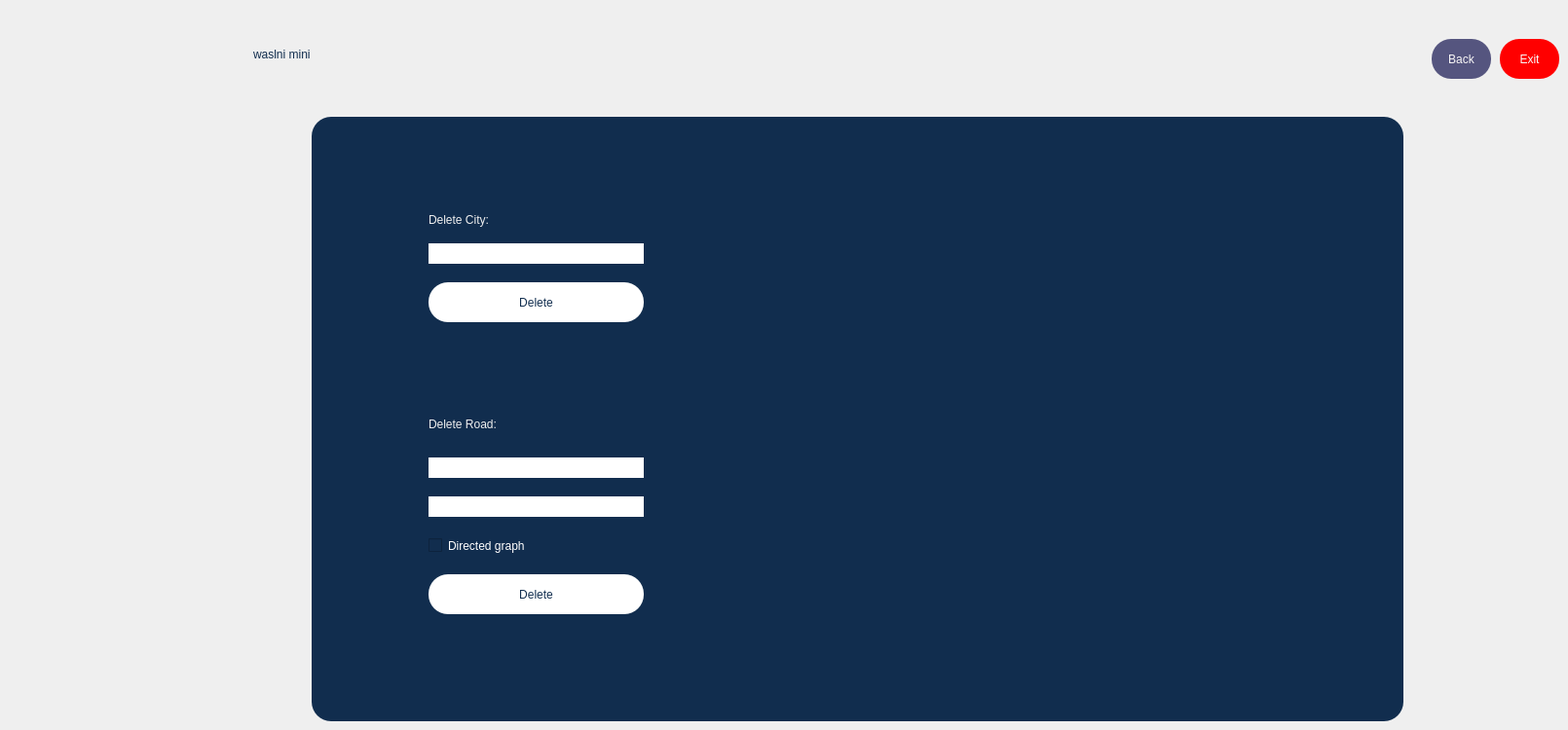
    <widget class="QWidget" name="page_13">
     <widget class="QPushButton" name="back4">
      <property name="geometry">
       <rect>
        <x>1470</x>
        <y>40</y>
        <width>61</width>
        <height>41</height>
       </rect>
      </property>
      <property name="sizePolicy">
       <sizepolicy hsizetype="Preferred" vsizetype="Preferred">
        <horstretch>0</horstretch>
        <verstretch>0</verstretch>
       </sizepolicy>
      </property>
      <property name="styleSheet">
       <string notr="true">
QPushButton{
background-color: rgb(85, 85, 127);
font: 800 9pt &quot;Rockwell Extra Bold&quot;;
color: rgb(249, 247, 247);
border-radius: 20px;
}
   
QPushButton:hover{
background-color:rgb(170, 170, 255);
}

QPushButton:pressed{
background-color:rgb(170, 0, 0);
}</string>
      </property>
      <property name="text">
       <string>Back</string>
      </property>
     </widget>
     <widget class="QPushButton" name="exit4">
      <property name="geometry">
       <rect>
        <x>1540</x>
        <y>40</y>
        <width>61</width>
        <height>41</height>
       </rect>
      </property>
      <property name="sizePolicy">
       <sizepolicy hsizetype="Preferred" vsizetype="Preferred">
        <horstretch>0</horstretch>
        <verstretch>0</verstretch>
       </sizepolicy>
      </property>
      <property name="styleSheet">
       <string notr="true">
QPushButton{
background-color: rgb(255, 0, 0);
font: 800 9pt &quot;Rockwell Extra Bold&quot;;
color: rgb(249, 247, 247);
border-radius: 20px;
}
   
QPushButton:hover{
background-color:rgb(170, 170, 255);
}

QPushButton:pressed{
background-color:rgb(170, 0, 0);
}</string>
      </property>
      <property name="text">
       <string>Exit</string>
      </property>
     </widget>
     <widget class="QGroupBox" name="groupBox_40">
      <property name="geometry">
       <rect>
        <x>320</x>
        <y>120</y>
        <width>1121</width>
        <height>621</height>
       </rect>
      </property>
      <property name="styleSheet">
       <string notr="true">background-color: rgb(17, 45, 78);
border-radius: 20px;
</string>
      </property>
      <property name="title">
       <string/>
      </property>
      <widget class="QGroupBox" name="groupBox_41">
       <property name="geometry">
        <rect>
         <x>100</x>
         <y>70</y>
         <width>271</width>
         <height>451</height>
        </rect>
       </property>
       <property name="title">
        <string/>
       </property>
       <widget class="QLabel" name="label_155">
        <property name="geometry">
         <rect>
          <x>20</x>
          <y>20</y>
          <width>201</width>
          <height>32</height>
         </rect>
        </property>
        <property name="styleSheet">
         <string notr="true">font: 800 16pt &quot;Rockwell Extra Bold&quot;;
color :rgba(239,239,239,255);
</string>
        </property>
        <property name="text">
         <string>Delete City:</string>
        </property>
       </widget>
       <widget class="QLabel" name="label_156">
        <property name="geometry">
         <rect>
          <x>20</x>
          <y>230</y>
          <width>204</width>
          <height>32</height>
         </rect>
        </property>
        <property name="styleSheet">
         <string notr="true">font: 800 16pt &quot;Rockwell Extra Bold&quot;;
color : rgba(239,239,239,255);
</string>
        </property>
        <property name="text">
         <string>Delete Road:</string>
        </property>
       </widget>
       <widget class="QPushButton" name="delete2">
        <property name="geometry">
         <rect>
          <x>20</x>
          <y>400</y>
          <width>221</width>
          <height>41</height>
         </rect>
        </property>
        <property name="styleSheet">
         <string notr="true">QPushButton{
background-color: rgb(255, 255, 255);
font: 800 16pt &quot;Rockwell Extra Bold&quot;;
color: rgb(17, 45, 78);
border-radius: 20px;
}
   
QPushButton:hover{
background-color:rgb(170, 170, 255);
}

QPushButton:pressed{
background-color:rgb(170, 0, 0);
}



</string>
        </property>
        <property name="text">
         <string>Delete</string>
        </property>
       </widget>
       <widget class="QLineEdit" name="delete_1_input">
        <property name="geometry">
         <rect>
          <x>20</x>
          <y>60</y>
          <width>221</width>
          <height>21</height>
         </rect>
        </property>
        <property name="styleSheet">
         <string notr="true">background-color: rgb(255, 255, 255);
border-radius: 20px;
</string>
        </property>
       </widget>
       <widget class="QLineEdit" name="delete_2_1_input">
        <property name="geometry">
         <rect>
          <x>20</x>
          <y>280</y>
          <width>221</width>
          <height>21</height>
         </rect>
        </property>
        <property name="styleSheet">
         <string notr="true">background-color: rgb(255, 255, 255);
border-radius: 20px;
</string>
        </property>
       </widget>
       <widget class="QLineEdit" name="delete_2_2_input">
        <property name="geometry">
         <rect>
          <x>20</x>
          <y>320</y>
          <width>221</width>
          <height>21</height>
         </rect>
        </property>
        <property name="styleSheet">
         <string notr="true">background-color: rgb(255, 255, 255);
border-radius: 20px;
</string>
        </property>
       </widget>
       <widget class="QGroupBox" name="groupBox_43">
        <property name="geometry">
         <rect>
          <x>390</x>
          <y>40</y>
          <width>120</width>
          <height>80</height>
         </rect>
        </property>
        <property name="title">
         <string>GroupBox</string>
        </property>
       </widget>
       <widget class="QPushButton" name="delete1">
        <property name="geometry">
         <rect>
          <x>20</x>
          <y>100</y>
          <width>221</width>
          <height>41</height>
         </rect>
        </property>
        <property name="styleSheet">
         <string notr="true">QPushButton{
background-color: rgb(255, 255, 255);
font: 800 16pt &quot;Rockwell Extra Bold&quot;;
color: rgb(17, 45, 78);
border-radius: 20px;
}
   
QPushButton:hover{
background-color:rgb(170, 170, 255);
}

QPushButton:pressed{
background-color:rgb(170, 0, 0);
}



</string>
        </property>
        <property name="text">
         <string>Delete</string>
        </property>
       </widget>
       <widget class="QCheckBox" name="checkBoxdel">
        <property name="geometry">
         <rect>
          <x>20</x>
          <y>350</y>
          <width>351</width>
          <height>41</height>
         </rect>
        </property>
        <property name="styleSheet">
         <string notr="true">font: 800 10pt &quot;Rockwell Extra Bold&quot;;
color:  rgb(255, 255, 255);
border-radius: 10px;</string>
        </property>
        <property name="text">
         <string>Directed graph</string>
        </property>
       </widget>
      </widget>
      <widget class="QLabel" name="label_57">
       <property name="geometry">
        <rect>
         <x>430</x>
         <y>-80</y>
         <width>671</width>
         <height>681</height>
        </rect>
       </property>
       <property name="styleSheet">
        <string notr="true">border-radius: 25px;
</string>
       </property>
       <property name="text">
        <string/>
       </property>
       <property name="pixmap">
        <pixmap resource="recourses.qrc">:/2f166fffde3a3d8579799cb04d9c567a_thumbnail.png</pixmap>
       </property>
       <property name="scaledContents">
        <bool>true</bool>
       </property>
      </widget>
     </widget>
     <widget class="QLabel" name="label_174">
      <property name="geometry">
       <rect>
        <x>260</x>
        <y>30</y>
        <width>171</width>
        <height>51</height>
       </rect>
      </property>
      <property name="styleSheet">
       <string notr="true">color : rgb(17, 45, 78);
font: 700 16pt &quot;Magneto&quot;;</string>
      </property>
      <property name="text">
       <string>waslni mini</string>
      </property>
     </widget>
     <widget class="QLabel" name="label_pic_16">
      <property name="geometry">
       <rect>
        <x>180</x>
        <y>20</y>
        <width>81</width>
        <height>71</height>
       </rect>
      </property>
      <property name="text">
       <string/>
      </property>
      <property name="pixmap">
       <pixmap>../../../Downloads/logo.jpg</pixmap>
      </property>
      <property name="scaledContents">
       <bool>true</bool>
      </property>
     </widget>
    </widget>
